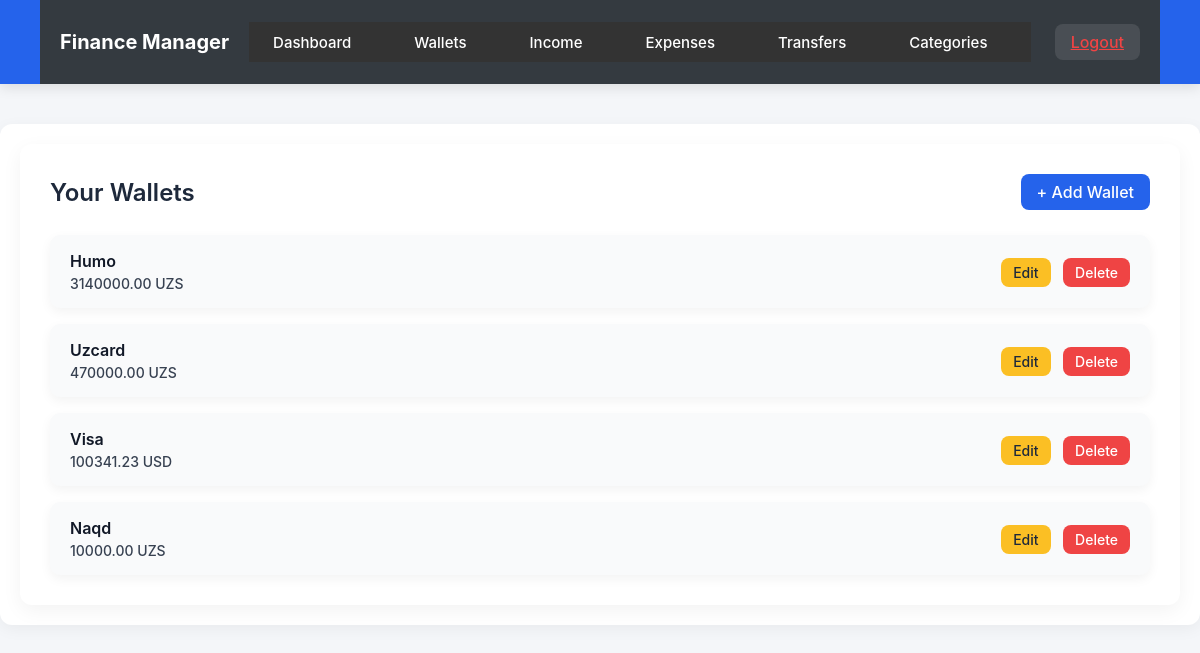
/en/wallets/ (signed in), run on an earlier commit of the app's database.
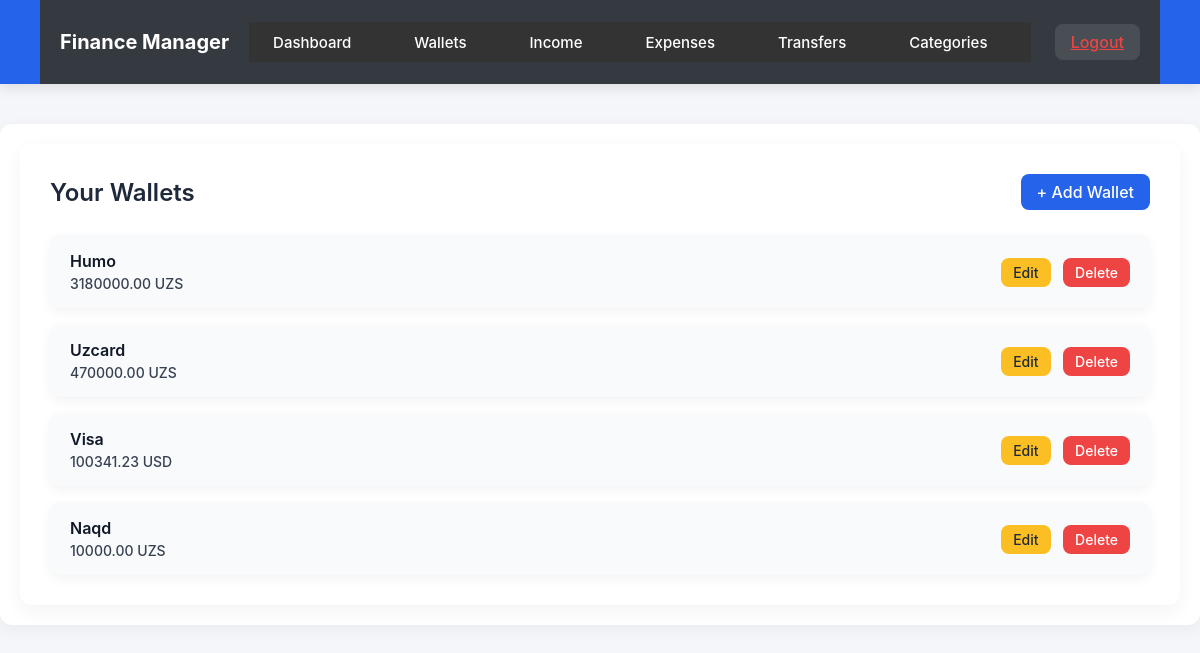
And on a later commit of the database.
### apps/wallets/models.py (models this page shows, shortened)
class Wallet(models.Model):
    WALLET_TYPE = (
        ('cash', 'Cash'),
        ('card', 'Card'),
        ('account', 'Account'),
    )
    CARD_TYPE = (
        ('humo', 'Humo'),
        ('uzcard', 'Uzcard'),
        ('visa', 'Visa'),
        ('mastercard', 'Mastercard'),
    )
    user = models.ForeignKey(User, on_delete=models.CASCADE, related_name='wallet')
    name = models.CharField(max_length=100)
    wallet_type = models.CharField(max_length=10, choices=WALLET_TYPE)
    card_type = models.CharField(max_length=20, choices=CARD_TYPE, null=True, blank=True)
    currency = models.ForeignKey(Currency, on_delete=models.PROTECT)
    balance = models.DecimalField(max_digits=20, decimal_places=2, default=0)

### apps/currency/models.py (models this page shows, shortened)
class Currency(models.Model):
    code = models.CharField(max_length=3, unique=True)  # UZS, USD, EUR
    name = models.CharField(max_length=20)

### apps/wallets/views.py (the view)
# urls.py: path('', views.wallet_list, name='wallet_list'),
@login_required
def wallet_list(request):
    wallets = Wallet.objects.filter(user=request.user)
    return render(request, 'wallet/wallet_list.html', {'wallets': wallets})

### apps/wallets/templates/wallet/wallet_list.html (shortened to what this page needs)
{% extends 'base.html' %}
{% block content %}
<div class="wallets-container">
    <div class="wallets-header">
        <h2>Your Wallets</h2>
        <a href="{% url 'wallet_create' %}" class="btn-add">+ Add Wallet</a>
    </div>
    {% if wallets %}
        <div class="wallets-list">
            {% for wallet in wallets %}
                <div class="wallet-card">
                    <div class="wallet-info">
                        <span class="wallet-name">{{ wallet.name }}</span>
                        <span class="wallet-balance">{{ wallet.balance }} {{ wallet.currency.code }}</span>
                    </div>
                    <div class="wallet-actions">
                        <a href="{% url 'wallet_update' wallet.pk %}" class="btn-edit">Edit</a>
                        <a href="{% url 'wallet_delete' wallet.pk %}" class="btn-delete">Delete</a>
                    </div>
                </div>
            {% endfor %}
        </div>
    {% else %}
        <p class="empty-msg">No wallets yet. Add your first wallet to start tracking!</p>
    {% endif %}
</div>
{% endblock %}

What changed in the data, as far as the page shows it:
changed Wallet "Humo": balance "3140000.00" → "3180000.00"
